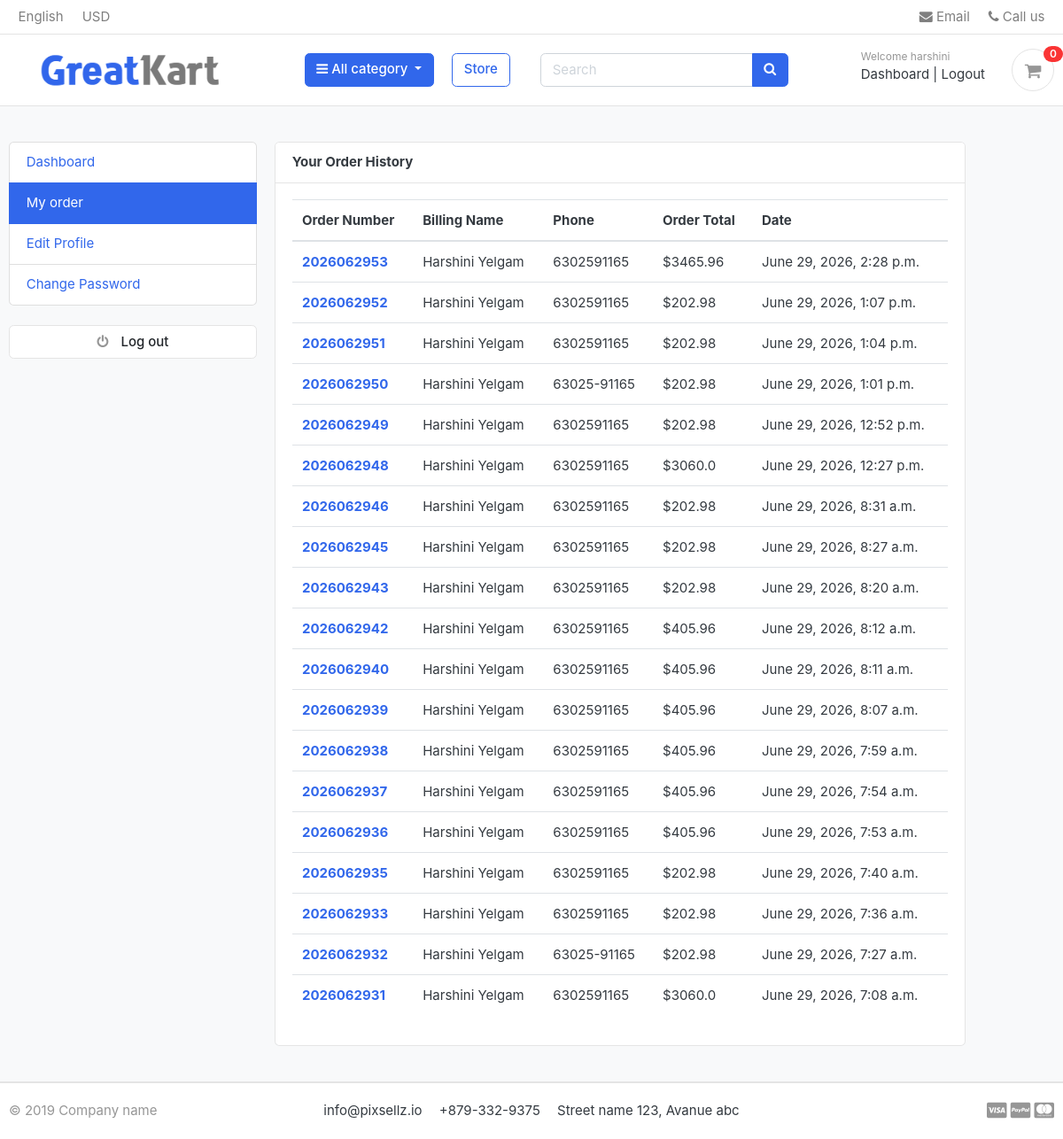
The page /accounts/my_orders/ (signed in) on the database as committed earlier.
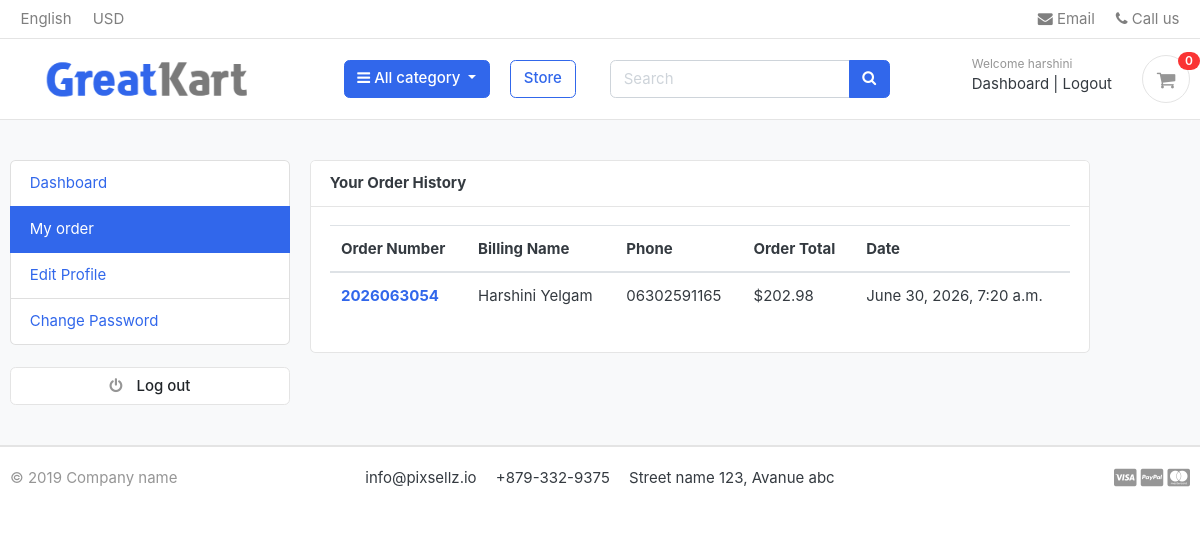
The same page on the database as committed later.
### orders/models.py (models this page shows, shortened)
class Order(models.Model):
    STATUS = (
        ('New', 'New'),
        ('Accepted', 'Accepted'),
        ('Completed', 'Completed'),
        ('Cancelled', 'Cancelled'),
    )
    user = models.ForeignKey(
        Account,
        on_delete=models.SET_NULL,
        null=True,
        blank=True
    )
    payment = models.ForeignKey(
        Payment,
        on_delete=models.SET_NULL,
        null=True,
        blank=True
    )
    order_number = models.CharField(max_length=20)
    first_name = models.CharField(max_length=50)
    last_name = models.CharField(max_length=50)
    phone = models.CharField(max_length=15)
    email = models.EmailField(max_length=50)
    address_line_1 = models.CharField(max_length=50)
    address_line_2 = models.CharField(max_length=50, blank=True)
    country = models.CharField(max_length=50)
    state = models.CharField(max_length=50)
    city = models.CharField(max_length=50)
    order_note = models.CharField(max_length=100, blank=True)
    order_total = models.FloatField()
    tax = models.FloatField()
    status = models.CharField(
        max_length=10,
        choices=STATUS,
        default='New'
    )
    ip = models.CharField(max_length=20, blank=True)
    is_ordered = models.BooleanField(default=False)
    created_at = models.DateTimeField(auto_now_add=True)
    updated_at = models.DateTimeField(auto_now=True)
    def full_name(self):
        return f'{self.first_name} {self.last_name}'

### accounts/views.py (the view)
# urls.py: path('my_orders/',views.my_orders,name='my_orders'),
@login_required(login_url='login')
def my_orders(request):
    orders = Order.objects.filter(user=request.user,is_ordered=True).order_by('-created_at')
    context={
        'orders':orders,
    }
    return render(request,'accounts/my_orders.html',context)

### carts/context_processors.py (called while the page is built)
def counter(request):
    cart_count = 0
    print("Counter called")
    if 'admin' in request.path:
        return {}
    if request.user.is_authenticated:
        cart_items = CardItem.objects.filter(user=request.user)
    else:
        try:
            cart = Cart.objects.get(cart_id=_cart_id(request))
            cart_items = CardItem.objects.filter(cart=cart)
        except Cart.DoesNotExist:
            cart_items = []
    print("Items:", cart_items)
    for item in cart_items:
        print(item.id, item.quantity)
        cart_count += item.quantity
    print("Cart Count =", cart_count)
    return {'cart_count': cart_count}

### category/context_processors.py (called while the page is built)
def menu_links(request):
    links=Category.objects.all()
    return dict(links=links)

### category/models.py (called while the page is built)
    def get_url(self):
        return reverse('products_by_category',args=[self.slug])

### greatkart/templates/accounts/my_orders.html (shortened to what this page needs)
{% extends 'base.html' %}
{% block content %}
<section class="section-conten padding-y bg">
<div class="container">
	<div class="row">
		{% include 'includes/dashboard_sidebar.html' %}
	<main class="col-md-8">
		<article class="card">
		<header class="card-header">
			<strong class="d-inline-block mr-3">Your Order History</strong>
		</header>
		<div class="card-body">
			<div class="row">
				<div class="col-md-12">
                    <table class="table table-hover">
                      <thead>
                        <tr>
                            <th scope="col">Order Number</th>
                            <th scope="col">Billing Name</th>
                            <th scope="col">Phone</th>
                            <th scope="col">Order Total</th>
                            <th scope="col">Date</th>
                        </tr>
                      </thead>
                      <tbody>
                        {% for order in orders %}
                        <tr>
                            <th scope="col"><a href="{% url 'order_detail' order.order_number %}">{{order.order_number}}</a></th>
                            <td>{{order.full_name}}</td>
                            <td>{{order.phone}}</td>
                            <td>${{order.order_total}}</td>
                            <td>{{order.created_at}}</td>
                        </tr>
                        {% endfor %}
                      </tbody>
                    </table>
                </div>
			</div>
		</div>
		</article>
	</main>
</div>
</div>
</section>
{% endblock %}

Rows that differ between the two databases and show on the page:
removed Order: order_number "2026062953", full_name "Harshini Yelgam", phone "6302591165", order_total "3465.96", created_at "June 29, 2026, 2:28 p.m."
removed Order: order_number "2026062952", full_name "Harshini Yelgam", phone "6302591165", order_total "202.98", created_at "June 29, 2026, 1:07 p.m."
removed Order: order_number "2026062951", full_name "Harshini Yelgam", phone "6302591165", order_total "202.98", created_at "June 29, 2026, 1:04 p.m."
removed Order: order_number "2026062950", full_name "Harshini Yelgam", phone "63025-91165", order_total "202.98", created_at "June 29, 2026, 1:01 p.m."
removed Order: order_number "2026062949", full_name "Harshini Yelgam", phone "6302591165", order_total "202.98", created_at "June 29, 2026, 12:52 p.m."
removed Order: order_number "2026062948", full_name "Harshini Yelgam", phone "6302591165", order_total "3060.0", created_at "June 29, 2026, 12:27 p.m."
removed Order: order_number "2026062946", full_name "Harshini Yelgam", phone "6302591165", order_total "202.98", created_at "June 29, 2026, 8:31 a.m."
removed Order: order_number "2026062945", full_name "Harshini Yelgam", phone "6302591165", order_total "202.98", created_at "June 29, 2026, 8:27 a.m."
removed Order: order_number "2026062943", full_name "Harshini Yelgam", phone "6302591165", order_total "202.98", created_at "June 29, 2026, 8:20 a.m."
removed Order: order_number "2026062942", full_name "Harshini Yelgam", phone "6302591165", order_total "405.96", created_at "June 29, 2026, 8:12 a.m."
removed Order: order_number "2026062940", full_name "Harshini Yelgam", phone "6302591165", order_total "405.96", created_at "June 29, 2026, 8:11 a.m."
removed Order: order_number "2026062939", full_name "Harshini Yelgam", phone "6302591165", order_total "405.96", created_at "June 29, 2026, 8:07 a.m."
removed Order: order_number "2026062938", full_name "Harshini Yelgam", phone "6302591165", order_total "405.96", created_at "June 29, 2026, 7:59 a.m."
removed Order: order_number "2026062937", full_name "Harshini Yelgam", phone "6302591165", order_total "405.96", created_at "June 29, 2026, 7:54 a.m."
removed Order: order_number "2026062936", full_name "Harshini Yelgam", phone "6302591165", order_total "405.96", created_at "June 29, 2026, 7:53 a.m."
removed Order: order_number "2026062935", full_name "Harshini Yelgam", phone "6302591165", order_total "202.98", created_at "June 29, 2026, 7:40 a.m."
removed Order: order_number "2026062933", full_name "Harshini Yelgam", phone "6302591165", order_total "202.98", created_at "June 29, 2026, 7:36 a.m."
removed Order: order_number "2026062932", full_name "Harshini Yelgam", phone "63025-91165", order_total "202.98", created_at "June 29, 2026, 7:27 a.m."
removed Order: order_number "2026062931", full_name "Harshini Yelgam", phone "6302591165", order_total "3060.0", created_at "June 29, 2026, 7:08 a.m."
added Order: order_number "2026063054", full_name "Harshini Yelgam", phone "06302591165", order_total "202.98", created_at "June 30, 2026, 7:20 a.m."
